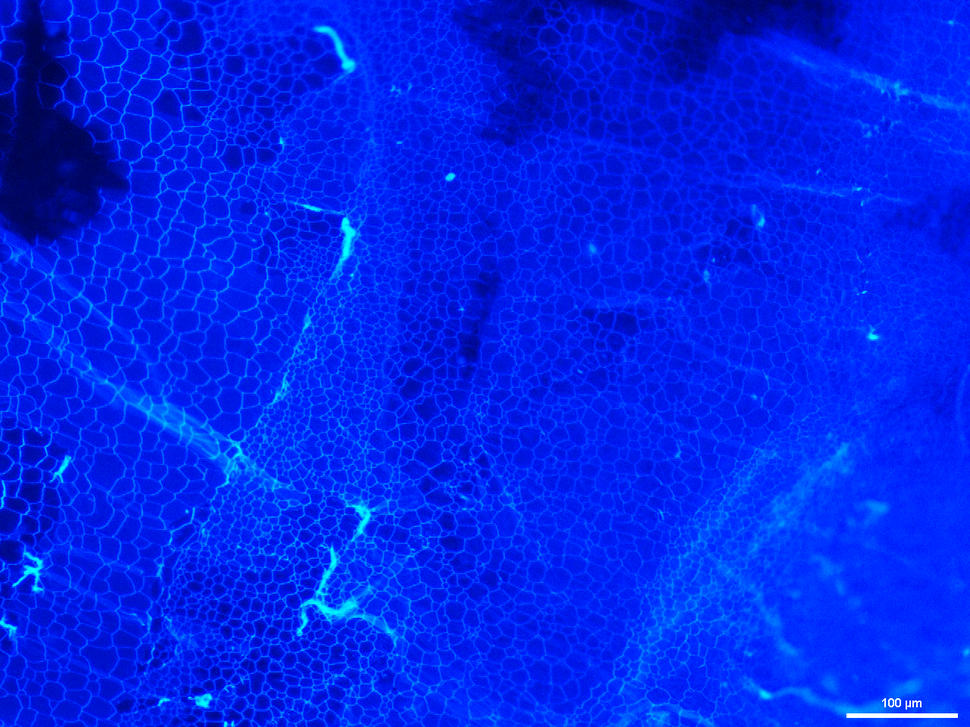
#> input picture images/crystals4.tif, 970 x 727 px, shrunk from 1280 x 960 before the run
$ jupyter execute cv-dev.ipynb   (shell and % lines are left out)
#> lines starting #> are read from the running program, lines starting #| are printed output that depends on the picture; after the words box and inside, x2 and y2 are one past the last pixel; in counts of white or black regions, pixels touching at a corner belong together
[cell 1]
import numpy as np
import pandas as pd
import matplotlib.pyplot as plt
from scipy import ndimage as ndi

from skimage.segmentation import watershed
from skimage.feature import peak_local_max
from skimage.io import imread
from skimage import filters
from skimage.feature import canny
from skimage import segmentation as sgmt
from skimage import color
from skimage import measure

import cv2 as cv

[cell 2]
img = cv.imread("images/crystals4.tif")
#> img is the input picture: shape (727, 970, 3); mean B, G, R 234.7, 36.4, 0.2

[cell 3]
# An example of doing with color clustering

#https://docs.opencv.org/master/d1/d5c/tutorial_py_kmeans_opencv.html
Z = img.reshape((-1,3))
# convert to np.float32
Z = np.float32(Z)
# define criteria, number of clusters(K) and apply kmeans()
criteria = (cv.TERM_CRITERIA_EPS + cv.TERM_CRITERIA_MAX_ITER, 10, 1.0)
K = 7
ret,label,center=cv.kmeans(Z,K,None,criteria,10,cv.KMEANS_RANDOM_CENTERS)
#> ret = 142351329.4; center = [[254.9, 101.8, 0.0988], [151.5, 9.89, 0.0248], [255, 235.6, 226.4], [201.2, 15.62, 0.00761], [235, 23.28, 0.000622], [253, 44.7, 0.0028], [98.97, 5.73, 0.0919]]
# Now convert back into uint8, and make original image
center = np.uint8(center)
#> center = [[254, 101, 0], [151, 9, 0], [255, 235, 226], [201, 15, 0], [234, 23, 0], [252, 44, 0], [98, 5, 0]]

# force the darkest two groups to be in the same group
#labels = np.where(label.flatten() == 1, 0, label.flatten())
labels = label.flatten()

res = center[labels]
res2 = res.reshape((img.shape))
res_rgb = cv.cvtColor(res2, cv.cv2.COLOR_BGR2RGB)

[cell 4]
gray = cv.cvtColor(res2,cv.COLOR_BGR2GRAY)
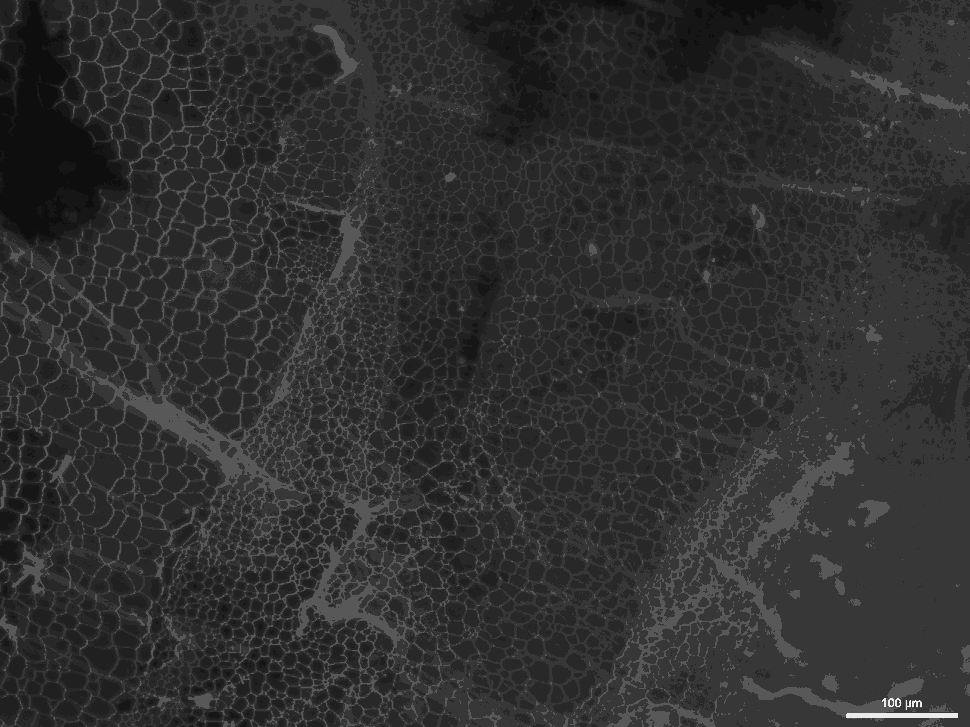
#> gray: shape (727, 970); min 14, max 235, mean 47.9
ret, thresh = cv.threshold(gray,50,255,cv.THRESH_BINARY)
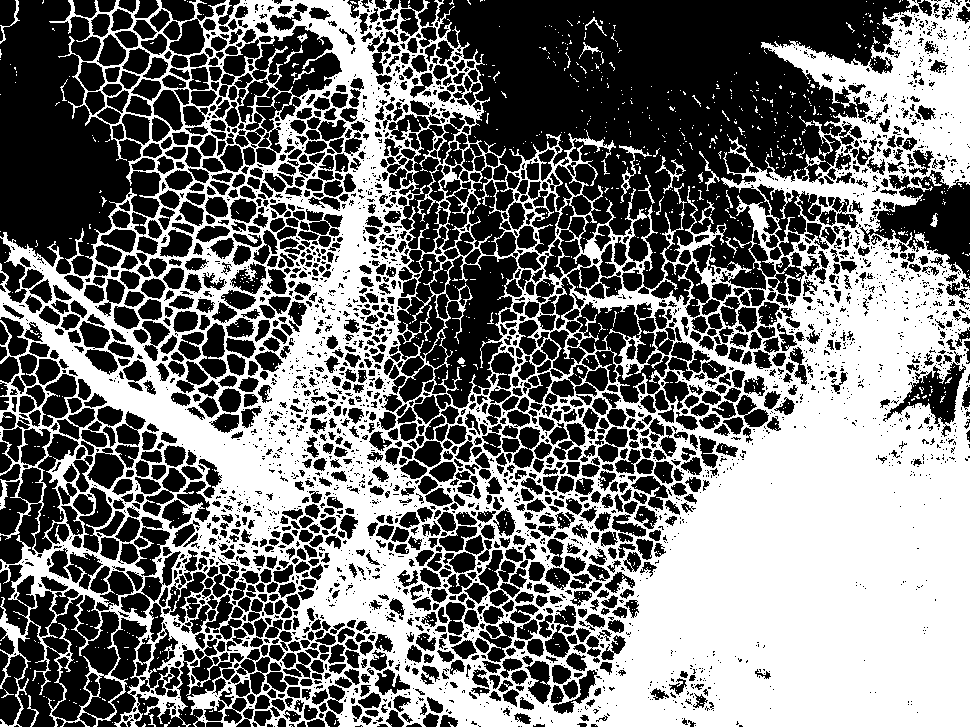
#> thresh: shape (727, 970); 46.3% white; 991 white regions (957 under 20 px), largest, box (x1, y1, x2, y2) and area: (0, 0, 970, 727) 321929, (619, 145, 652, 203) 281, (655, 156, 686, 194) 192

[cell 5]
contours, hierarchy = cv.findContours(gray, cv.RETR_TREE, cv.CHAIN_APPROX_SIMPLE)
#> contours = [[[0, 0], [0, 726], [969, 726], [969, 0]]]

[cell 6]
cv.drawContours(res2, contours, -1, (0,255,0), 3)
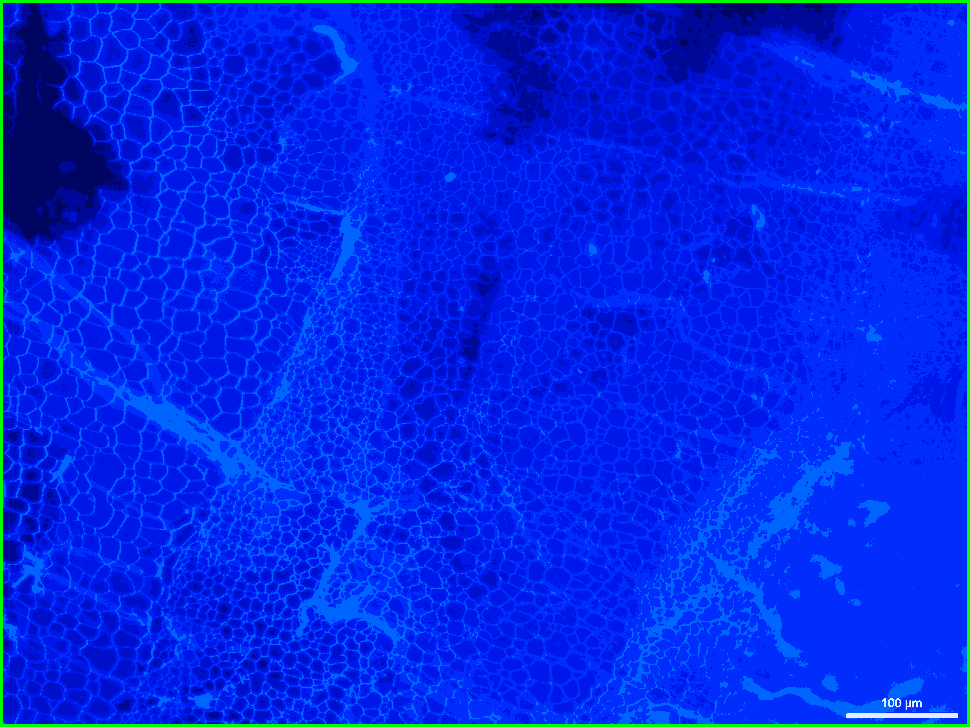
#> res2: shape (727, 970, 3); mean B, G, R 230.7, 39, 0.2

[cell 7]
#cv.imshow('thresh',thresh)
#cv.waitKey(0)
#cv.destroyAllWindows()

[cell 8]
contours
#> Out = [[[0, 0], [0, 726], [969, 726], [969, 0]]]

$ run again, with images/crystals1.tif copied over images/crystals4.tif
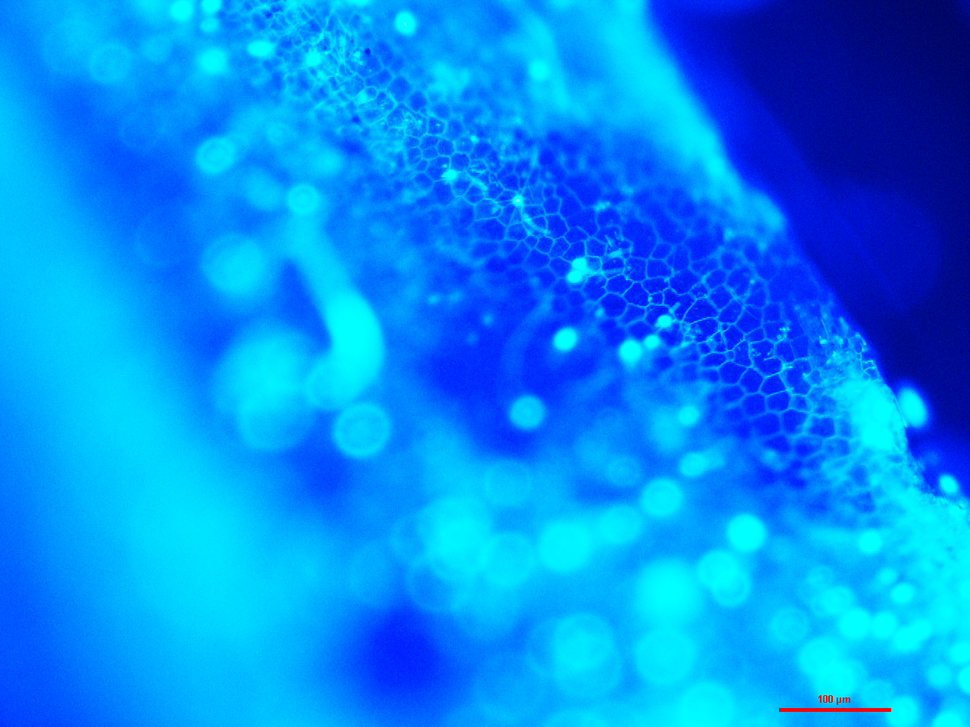
#> input picture images/crystals1.tif, 970 x 727 px, shrunk from 1280 x 960 before the run
#> img is the input picture: shape (727, 970, 3); mean B, G, R 244.4, 139.7, 0.2
#> `ret,label,center=cv.kmeans(Z,K,None,criteria,10,cv.KMEANS_RANDOM_CENTE..`: ret = 184275344.3; center = [[255.7, 176.8, 0.00871], [255.6, 126.9, 0.0129], [200.5, 17.98, 0.00166], [17.53, 13.04, 237.5], [255.5, 221.7, 0.0194], [139.6, 9.52, 0.0829], [254.6, 64.76, 0.00107]]
#> `center = np.uint8(center)`: center = [[255, 176, 0], [255, 126, 0], [200, 17, 0], [17, 13, 237], [255, 221, 0], [139, 9, 0], [254, 64, 0]]
#> `ret, thresh = cv.threshold(gray,50,255,cv.THRESH_BINARY)`:
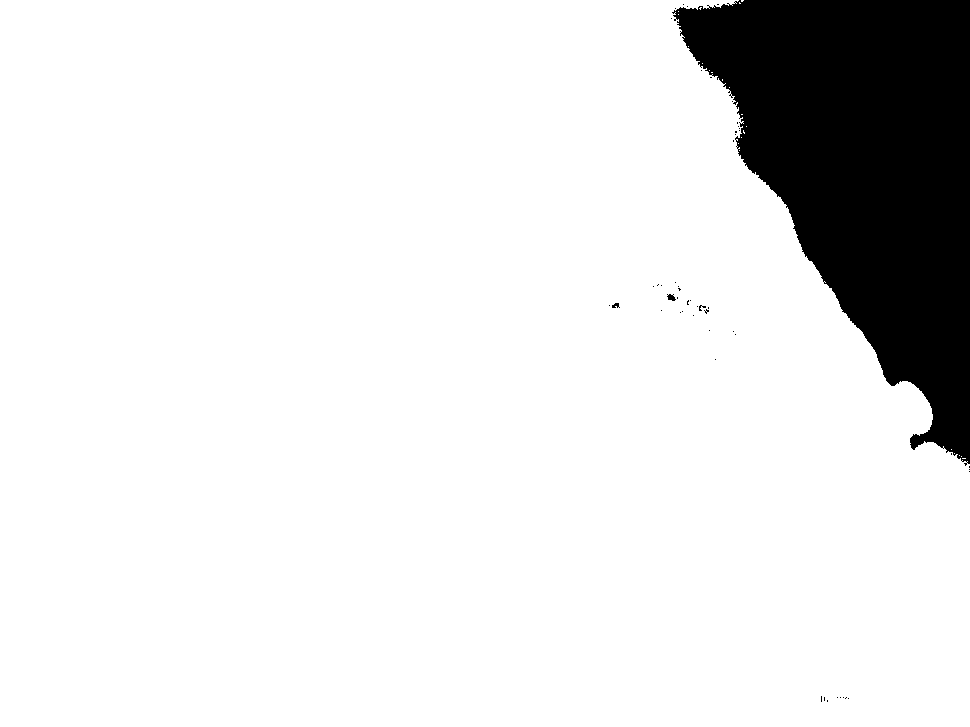
#> thresh: shape (727, 970); 89% white; 52 black regions (49 under 20 px), largest, box (x1, y1, x2, y2) and area: (672, 0, 970, 466) 77243, (667, 294, 676, 301) 41, (612, 303, 620, 308) 27
#> contours = [[[0, 0], [0, 726], [969, 726], [969, 0]]]
#> `cv.drawContours(res2, contours, -1, (0,255,0), 3)`:
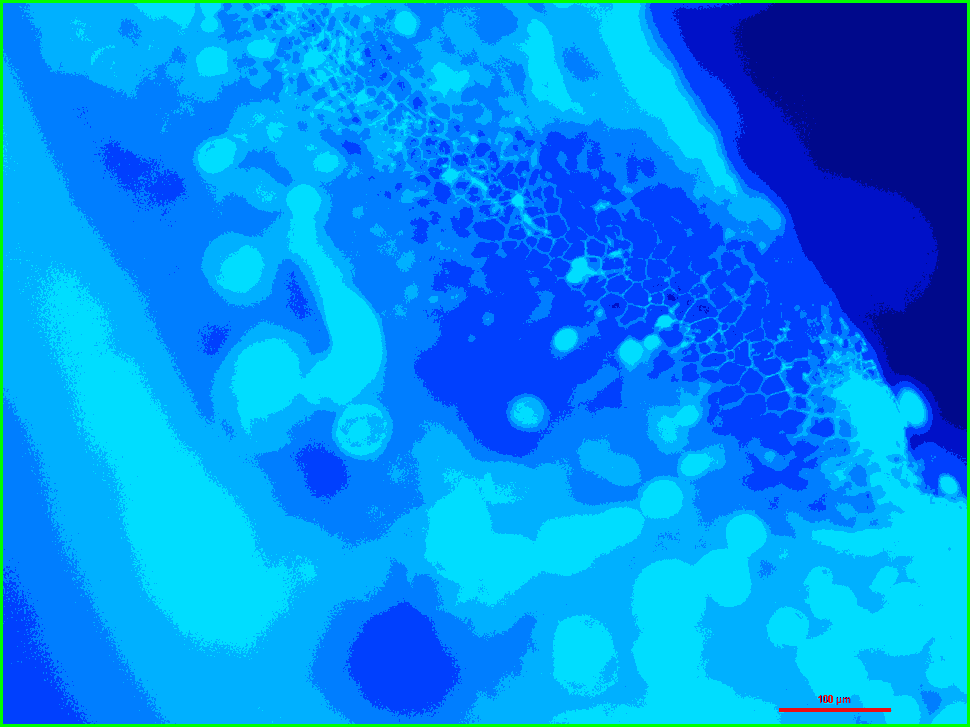
#> res2: shape (727, 970, 3); mean B, G, R 241, 140.7, 0.2

$ run again, with images/crystals2.tif copied over images/crystals4.tif
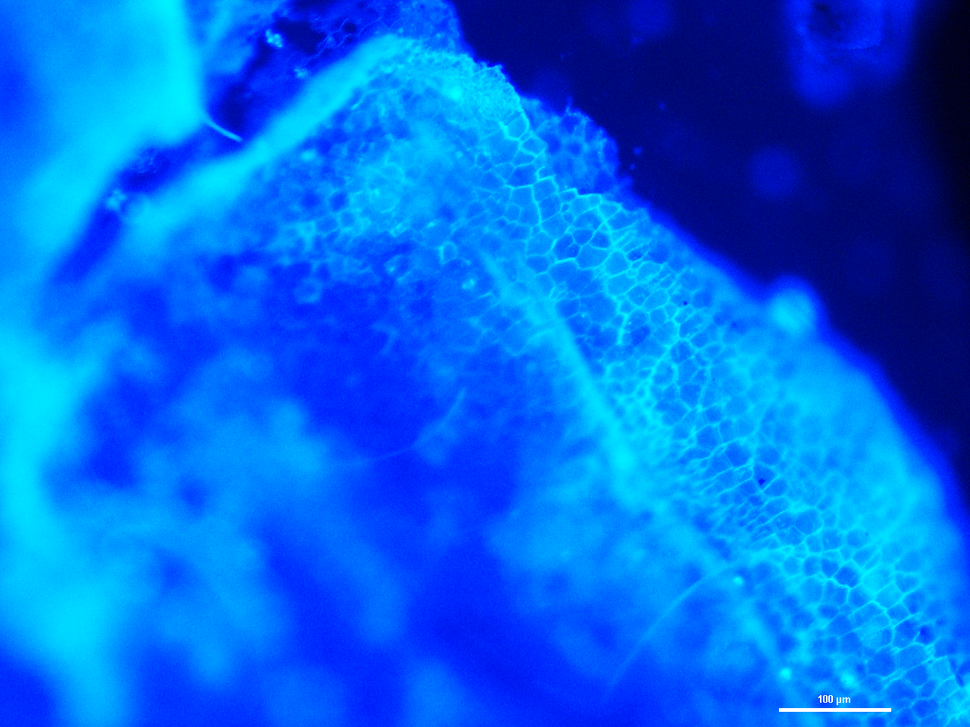
#> input picture images/crystals2.tif, 970 x 727 px, shrunk from 1280 x 960 before the run
#> img is the input picture: shape (727, 970, 3); mean B, G, R 231.7, 103.8, 0.2
#> `ret,label,center=cv.kmeans(Z,K,None,criteria,10,cv.KMEANS_RANDOM_CENTE..`: ret = 184571433.5; center = [[255.6, 154.6, 0.025], [255.6, 109.7, 0.00274], [122.7, 8.51, 0.0524], [195.2, 16.91, 0.00296], [255.4, 199.9, 1.25], [49.95, 2.55, 0.406], [254.3, 56.58, 0.000684]]
#> `center = np.uint8(center)`: center = [[255, 154, 0], [255, 109, 0], [122, 8, 0], [195, 16, 0], [255, 199, 1], [49, 2, 0], [254, 56, 0]]
#> `ret, thresh = cv.threshold(gray,50,255,cv.THRESH_BINARY)`:
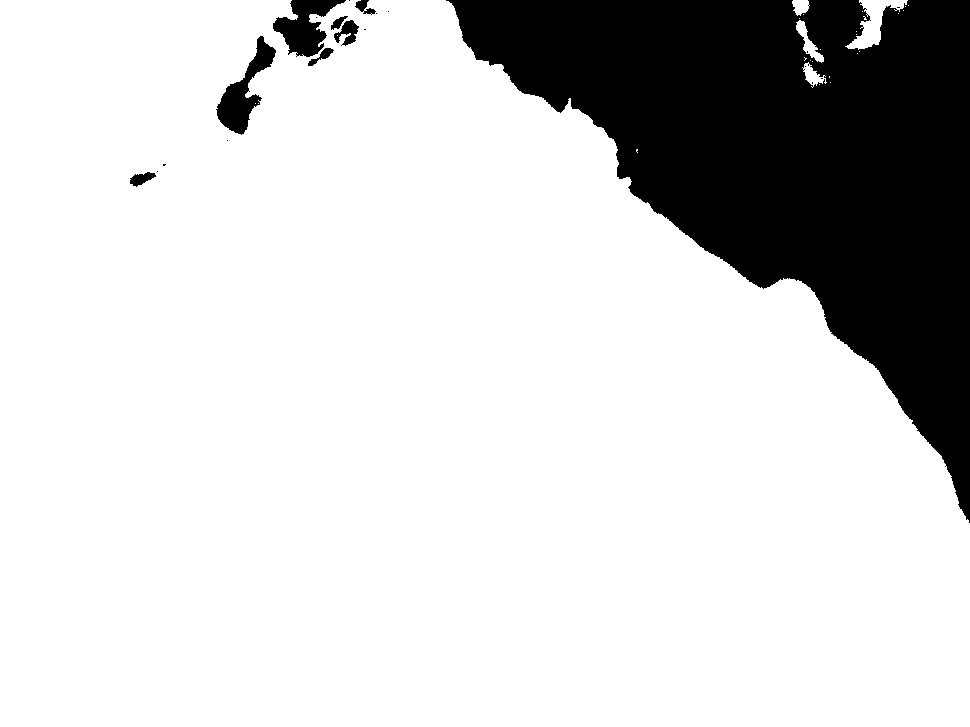
#> thresh: shape (727, 970); 81.7% white; 21 black regions (13 under 20 px), largest, box (x1, y1, x2, y2) and area: (446, 0, 970, 523) 123742, (216, 36, 276, 135) 2087, (273, 0, 346, 57) 2081
#> contours = [[[0, 0], [0, 726], [969, 726], [969, 0]]]
#> `cv.drawContours(res2, contours, -1, (0,255,0), 3)`:
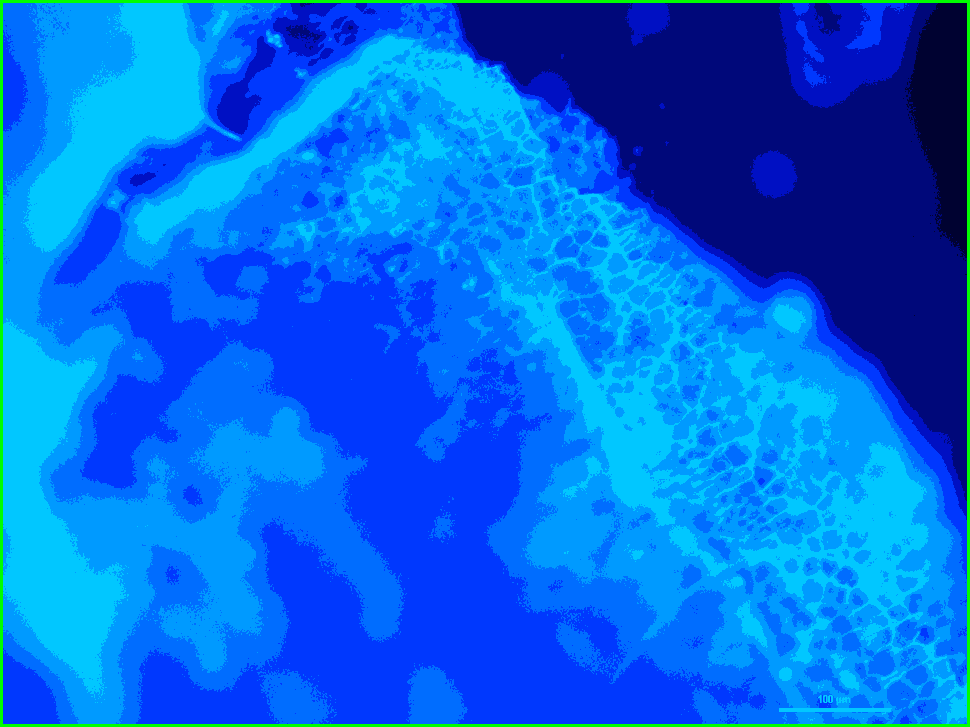
#> res2: shape (727, 970, 3); mean B, G, R 228.6, 105.7, 0.1

$ run again, with images/crystals3.tif copied over images/crystals4.tif
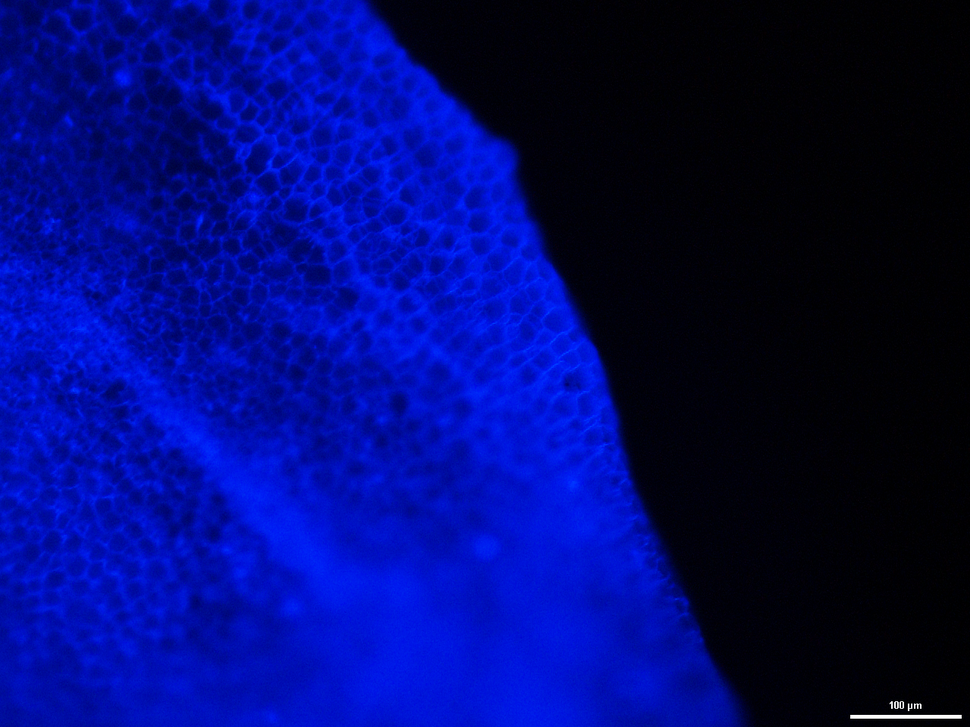
#> input picture images/crystals3.tif, 970 x 727 px, shrunk from 1280 x 960 before the run
#> img is the input picture: shape (727, 970, 3); mean B, G, R 112.4, 9.6, 0.5
#> `ret,label,center=cv.kmeans(Z,K,None,criteria,10,cv.KMEANS_RANDOM_CENTE..`: ret = 69715773.5; center = [[6.58, 0.613, 0.758], [164.8, 163.2, 163.3], [219.7, 21.56, 7e-05], [185.2, 14.65, 0.00167], [108.4, 6.83, 0.0923], [150.9, 10.34, 0.0128], [250.8, 250.8, 250.8]]
#> `center = np.uint8(center)`: center = [[6, 0, 0], [164, 163, 163], [219, 21, 0], [185, 14, 0], [108, 6, 0], [150, 10, 0], [250, 250, 250]]
#> `ret, thresh = cv.threshold(gray,50,255,cv.THRESH_BINARY)`:
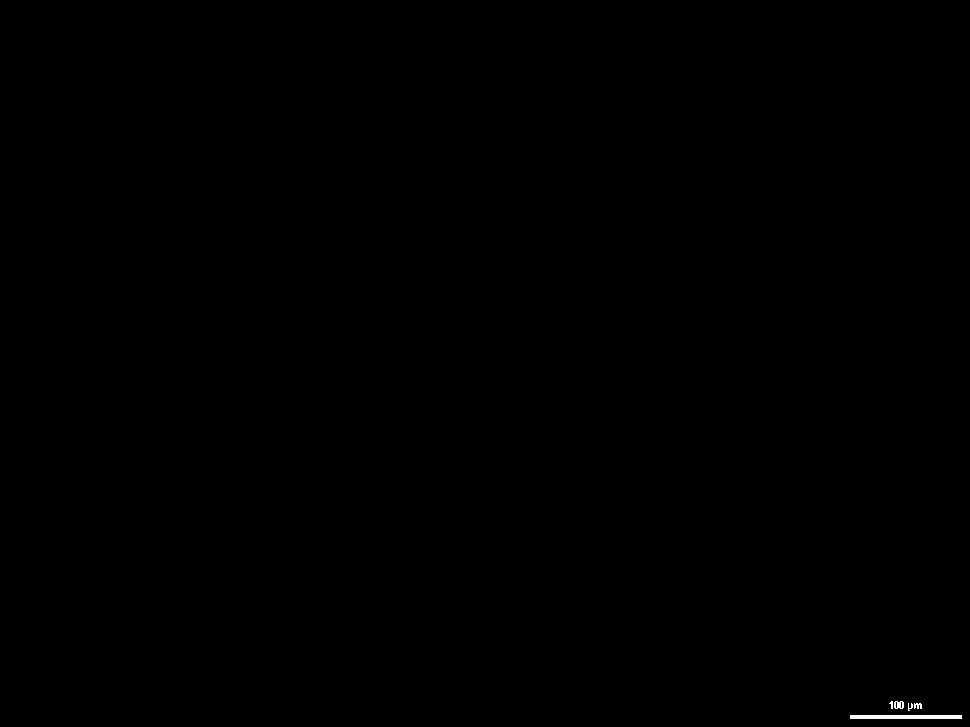
#> thresh: shape (727, 970); 0.08% white; 5 white regions (1 under 20 px), largest, box (x1, y1, x2, y2) and area: (850, 715, 962, 719) 448, (894, 701, 904, 709) 60, (914, 703, 922, 709) 36, (908, 703, 913, 711) 21
#> contours = [[[0, 0], [0, 726], [969, 726], [969, 0]]]
#> `cv.drawContours(res2, contours, -1, (0,255,0), 3)`:
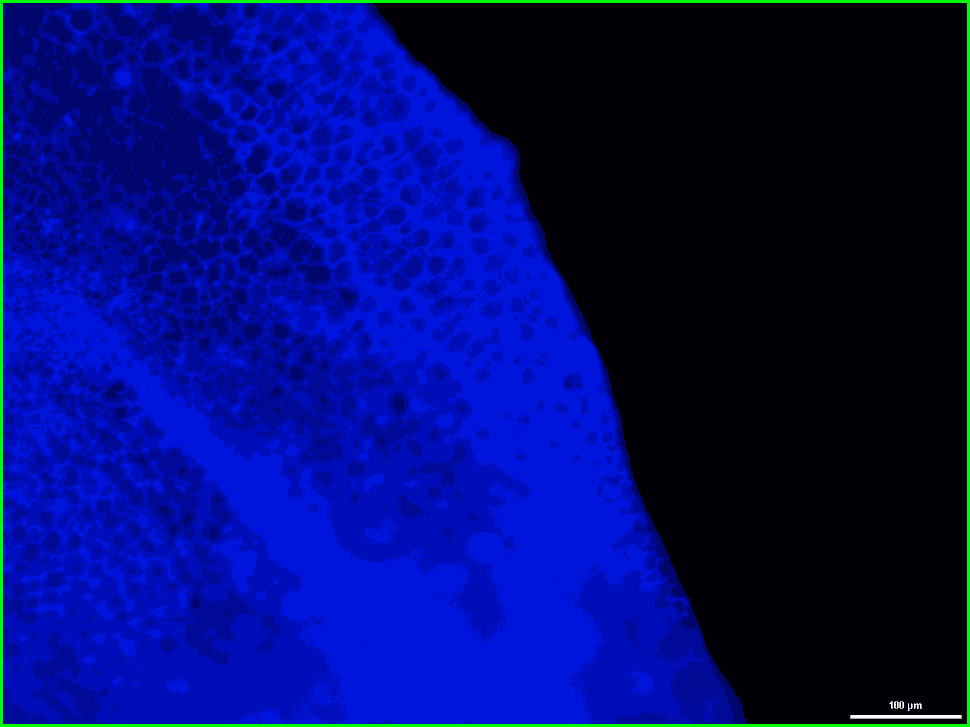
#> res2: shape (727, 970, 3); mean B, G, R 110.5, 12.6, 0.2
